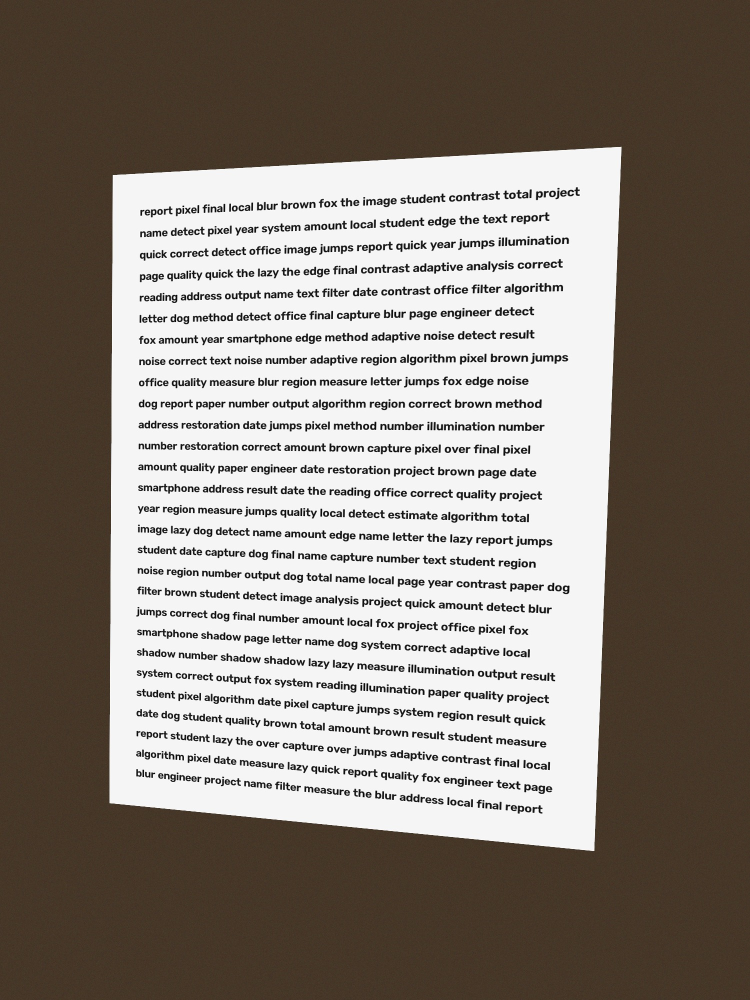
#> input picture data/synthetic/photo_clean.jpg, 1500 x 2000 px (shown at 1/2 size)
$ python -i document_detection.py   (imports and definitions only)
#> lines starting #> are read from the running program, lines starting #| are printed output that depends on the picture; after the words box and inside, x2 and y2 are one past the last pixel; in counts of white or black regions, pixels touching at a corner belong together
"""Phase 3: find the page in a photo and flatten it (perspective correction).

Idea: threshold or edge-detect the photo, take the biggest external contour,
approximate it with a polygon, and if it has 4 corners warp it to a rectangle.
"""
import cv2
import numpy as np


def order_points(pts):
    """Order 4 points as top-left, top-right, bottom-right, bottom-left."""
    pts = np.asarray(pts, dtype=np.float32).reshape(4, 2)
    s = pts.sum(axis=1)
    d = np.diff(pts, axis=1).ravel()          # y - x
    tl, br = pts[np.argmin(s)], pts[np.argmax(s)]
    tr, bl = pts[np.argmin(d)], pts[np.argmax(d)]
    return np.array([tl, tr, br, bl], dtype=np.float32)


def _quad_from_mask(mask, min_area_ratio=0.20, max_area_ratio=0.98):
    """Largest 4-corner convex outline in a binary mask, or None."""
    contours, _ = cv2.findContours(mask, cv2.RETR_EXTERNAL, cv2.CHAIN_APPROX_SIMPLE)
    img_area = mask.shape[0] * mask.shape[1]
    contours = sorted(contours, key=cv2.contourArea, reverse=True)[:5]
    for c in contours:
        area = cv2.contourArea(c)
        if area < min_area_ratio * img_area:
            break
        if area > max_area_ratio * img_area:
            continue                           # that is the image border, not a page
        hull = cv2.convexHull(c)
        peri = cv2.arcLength(hull, True)
        for eps in (0.02, 0.03, 0.04, 0.05):   # try progressively coarser polygons
            approx = cv2.approxPolyDP(hull, eps * peri, True)
            if len(approx) == 4:
                return approx.reshape(4, 2).astype(np.float32)
    return None


def find_document_corners(img, work_size=600):
    """Return the 4 page corners (tl, tr, br, bl) in original pixel coordinates, or None."""
    h, w = img.shape[:2]
    scale = min(1.0, work_size / max(h, w))
    small = cv2.resize(img, (round(w * scale), round(h * scale)), interpolation=cv2.INTER_AREA)
    gray = cv2.cvtColor(small, cv2.COLOR_BGR2GRAY) if small.ndim == 3 else small
    blur = cv2.GaussianBlur(gray, (5, 5), 0)
    close_k = cv2.getStructuringElement(cv2.MORPH_RECT, (15, 15))

    masks = []
    _, otsu = cv2.threshold(blur, 0, 255, cv2.THRESH_BINARY + cv2.THRESH_OTSU)
    masks.append(cv2.morphologyEx(otsu, cv2.MORPH_CLOSE, close_k))          # bright page
    masks.append(cv2.morphologyEx(255 - otsu, cv2.MORPH_CLOSE, close_k))    # dark page
    edges = cv2.Canny(blur, 50, 150)
    masks.append(cv2.morphologyEx(edges, cv2.MORPH_CLOSE, close_k, iterations=2))

    for m in masks:
        quad = _quad_from_mask(m)
        if quad is not None:
            return order_points(quad / scale)
    return None


def four_point_warp(img, corners):
    """Warp the quadrilateral given by `corners` to an upright rectangle."""
    tl, tr, br, bl = order_points(corners)
    width = int(round(max(np.linalg.norm(tr - tl), np.linalg.norm(br - bl))))
    height = int(round(max(np.linalg.norm(bl - tl), np.linalg.norm(br - tr))))
    if width < 50 or height < 50:
        return None
    dst = np.array([[0, 0], [width - 1, 0], [width - 1, height - 1], [0, height - 1]],
                   dtype=np.float32)
    M = cv2.getPerspectiveTransform(np.array([tl, tr, br, bl], dtype=np.float32), dst)
    return cv2.warpPerspective(img, M, (width, height), flags=cv2.INTER_CUBIC)


def detect_and_warp(img):
    """Return (flattened_image, corners). If no page is found: (img, None)."""
    corners = find_document_corners(img)
    if corners is None:
        return img, None
    warped = four_point_warp(img, corners)
    if warped is None:
        return img, None
    return warped, corners

>>> import cv2
>>> picture = cv2.imread('../data/synthetic/photo_clean.jpg')
#> picture is the input picture: shape (2000, 1500, 3); mean B, G, R 119, 127.4, 135.9
>>> result = detect_and_warp(picture)
#> in find_document_corners, `small = cv2.resize(img, (round(w * scale), round(h * scale)), interpol..`:
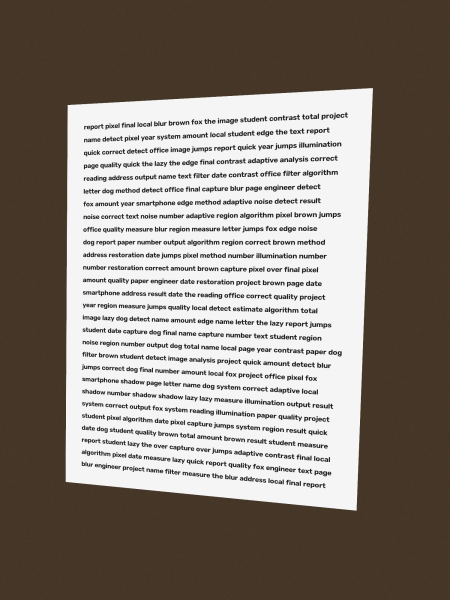
#> small: shape (600, 450, 3); mean B, G, R 119, 127.4, 135.9
#> in find_document_corners, `blur = cv2.GaussianBlur(gray, (5, 5), 0)`:
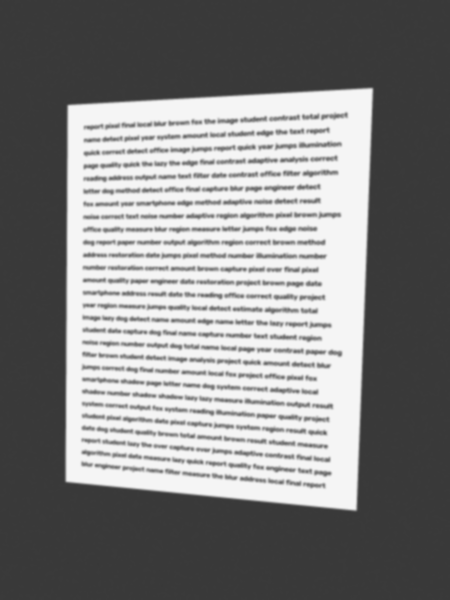
#> blur: shape (600, 450); min 56, max 245, mean 128.9
#> in find_document_corners, `_, otsu = cv2.threshold(blur, 0, 255, cv2.THRESH_BINARY + cv2.THRESH_O..`:
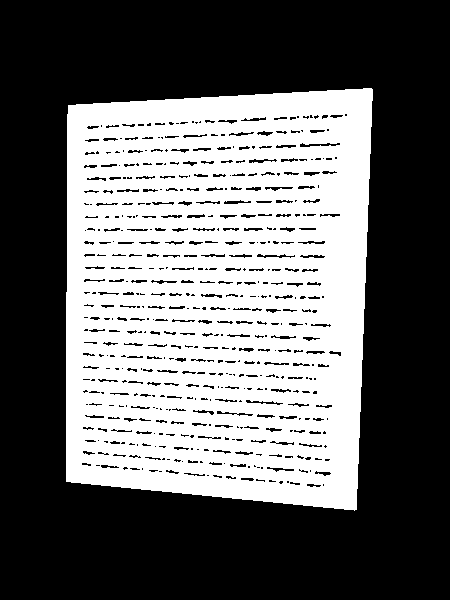
#> otsu: shape (600, 450); 40.7% white; 1 white region, box (x1, y1, x2, y2) and area: (66, 88, 373, 511) 109793
#> in find_document_corners, `edges = cv2.Canny(blur, 50, 150)`:
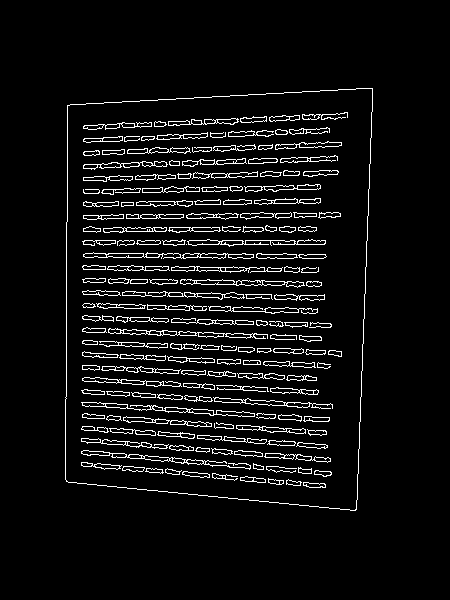
#> edges: shape (600, 450); 6.1% white in thin lines or dots, all inside (x1, y1, x2, y2) = (65, 88, 373, 511)
#> the loop in find_document_corners, `for m in masks:` made 1 pass
#> (img_area in _quad_from_mask, quad, s in order_points, d in order_points, tl in order_points, br in order_points, tr in order_points, bl in order_points) on pass 1: (270000, [[371, 88], [356, 509], [66, 481], [68, 105]], [1530, 2883.3, 1823.3, 576.7], [-943.3, 510, 1383.3, 123.3], [226.7, 350], [1186.7, 1696.7], [1236.7, 293.3], [220, 1603.3])
#> in detect_and_warp, `corners = find_document_corners(img)`: corners = [[226.7, 350], [1236.7, 293.3], [1186.7, 1696.7], [220, 1603.3]]
#> in four_point_warp, `tl, tr, br, bl = order_points(corners)`: tl = [226.7, 350]; tr = [1236.7, 293.3]; br = [1186.7, 1696.7]; bl = [220, 1603.3]
#> in four_point_warp, `width = int(round(max(np.linalg.norm(tr - tl), np.linalg.norm(br - bl)..`: width = 1012
#> in four_point_warp, `height = int(round(max(np.linalg.norm(bl - tl), np.linalg.norm(br - tr..`: height = 1404
#> in four_point_warp, `dst = np.array([[0, 0], [width - 1, 0], [width - 1, height - 1], [0, h..`: dst = [[0, 0], [1011, 0], [1011, 1403], [0, 1403]]
#> in four_point_warp, `M = cv2.getPerspectiveTransform(np.array([tl, tr, br, bl], dtype=np.fl..`: M = [[1.14, 0.00608, -261.4], [0.0615, 1.1, -397.6], [0.000122, -2.99e-05, 1]]
#> in four_point_warp, `return cv2.warpPerspective(img, M, (width, height), flags=cv2.INTER_CU..`:
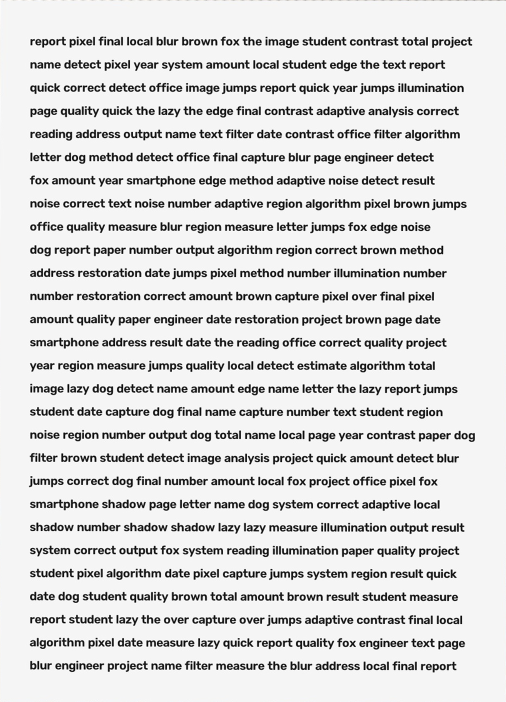
#> returned value: shape (1404, 1012, 3) (shown at 1/2 size); mean of channels 0, 1, 2 219.1, 219.1, 219.1; drawn as B, G, R
